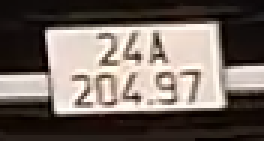
#> input picture image/image copy 3.png, 88 x 47 px (shown 3 times larger)
$ jupyter execute --allow-errors plate_ocr_pipeline.ipynb   (shell and % lines are left out)   (older library calls are emulated)
#> lines starting #> are read from the running program, lines starting #| are printed output that depends on the picture; after the words box and inside, x2 and y2 are one past the last pixel; in counts of white or black regions, pixels touching at a corner belong together
# Biển số – Pipeline OCR (OpenCV + Tesseract)
Notebook này chứa các bước tiền xử lý ảnh biển số và thử nhiều cấu hình OCR để đọc số.

[cell 1]
# Cell 1 – Setup & environment checks
import os, shutil, sys, math, json, textwrap
from pathlib import Path
import cv2, numpy as np, matplotlib.pyplot as plt

try:
    import pytesseract
    TESS_PATH = shutil.which("tesseract")
    TESS_AVAILABLE = TESS_PATH is not None
except Exception:
    pytesseract = None
    TESS_AVAILABLE = False

print("OpenCV:", cv2.__version__)
print("Tesseract wrapper:", "available" if pytesseract else "not importable")
print("Tesseract binary:", TESS_PATH if TESS_AVAILABLE else "NOT FOUND")

[cell 2]
# Cell 2 – Load image
from pathlib import Path
import cv2, matplotlib.pyplot as plt

IMG_PATH = Path("image/image copy 3.png")  # đổi nếu cần
img_bgr = cv2.imread(str(IMG_PATH))
#> img_bgr is the input picture: shape (47, 88, 3); mean B, G, R 96.8, 104, 115
assert img_bgr is not None, f"Image not found: {IMG_PATH}"
img_rgb = cv2.cvtColor(img_bgr, cv2.COLOR_BGR2RGB)

plt.figure(figsize=(4,3)); plt.imshow(img_rgb); plt.axis("off"); plt.title("Original plate crop"); plt.show()
print("Image shape:", img_rgb.shape)
#| Image shape: (47, 88, 3)

[cell 3]
# Cell 3 – Preprocessing helpers
import cv2, numpy as np

def upscale(img, scale=4):
#> called with scale = 4
    return cv2.resize(img, None, fx=scale, fy=scale, interpolation=cv2.INTER_CUBIC)

def to_gray(img): return cv2.cvtColor(img, cv2.COLOR_RGB2GRAY)
#> returned value: shape (188, 352)

def clahe_enhance(gray, clip=3.0, tile=8):
#> called with clip = 3, tile = 8
    clahe = cv2.createCLAHE(clipLimit=clip, tileGridSize=(tile, tile))
    return clahe.apply(gray)
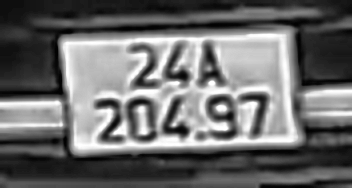
#> returned value: shape (188, 352); min 1, max 255, mean 106.8

def unsharp_mask(gray, ksize=3, amount=1.0):
#> called with ksize = 3, amount = 1
    blur = cv2.GaussianBlur(gray, (ksize, ksize), 0)
    us = cv2.addWeighted(gray, 1 + amount, blur, -amount, 0)
    return np.clip(us, 0, 255).astype(np.uint8)

def binarize(gray):
    try:
        import cv2.ximgproc as xip
        sau = xip.niBlackThreshold(gray, 255, cv2.THRESH_BINARY, 25, -0.2, binarizationMethod=xip.BINARIZATION_SAUVOLA)
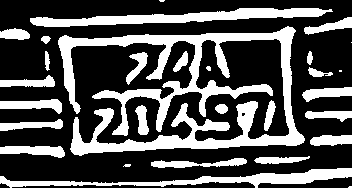
#> sau: shape (188, 352); 31.8% white; 29 white regions (5 under 20 px), largest, box (x1, y1, x2, y2) and area: (58, 26, 305, 156) 10330, (30, 8, 333, 27) 2559, (0, 168, 352, 188) 2247
        return sau
    except Exception:
        ad = cv2.adaptiveThreshold(gray, 255, cv2.ADAPTIVE_THRESH_GAUSSIAN_C,
                                   cv2.THRESH_BINARY, 31, 5)
        return ad

def morph_refine(bin_img):
    kernel = cv2.getStructuringElement(cv2.MORPH_RECT, (2,2))
#> kernel = [[1, 1], [1, 1]]
    opened = cv2.morphologyEx(bin_img, cv2.MORPH_OPEN, kernel, iterations=1)
#> opened: shape (188, 352); 31.7% white; 30 white regions (5 under 20 px), largest, box (x1, y1, x2, y2) and area: (59, 27, 306, 157) 10323, (31, 9, 333, 28) 2555, (0, 169, 352, 188) 2231
    closed = cv2.morphologyEx(opened, cv2.MORPH_CLOSE, kernel, iterations=1)
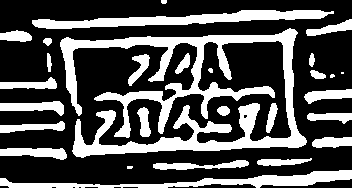
#> closed: shape (188, 352); 31.7% white; 28 white regions (3 under 20 px), largest, box (x1, y1, x2, y2) and area: (60, 28, 307, 158) 10332, (32, 10, 334, 29) 2556, (0, 170, 352, 188) 2213
    return closed

def preprocess_pipeline(img_rgb):
    up = upscale(img_rgb, 4)
    gray = to_gray(up)
    cla = clahe_enhance(gray, 3.0, 8)
    den = cv2.bilateralFilter(cla, d=7, sigmaColor=50, sigmaSpace=50)
    shp = unsharp_mask(den, 3, 1.0)
    bi = morph_refine(binarize(shp))
    return {"upscaled": up, "gray": gray, "clahe": cla, "denoise": den, "sharpen": shp, "binary": bi}

variants = preprocess_pipeline(img_rgb)
#> variants = 6 items
plt.figure(figsize=(4,3)); plt.imshow(variants["binary"], cmap="gray"); plt.axis("off"); plt.title("Preprocessed (binary)"); plt.show()

[cell 4]
# Cell 4 – Optional: auto-trim plate region
import numpy as np, cv2, matplotlib.pyplot as plt

def auto_crop_to_plate(binary_img, margin=10):
#> called with margin = 10
    inv = cv2.bitwise_not(binary_img)
#> inv: shape (188, 352); 68.3% white; 28 black regions (3 under 20 px)
    contours, _ = cv2.findContours(inv, cv2.RETR_EXTERNAL, cv2.CHAIN_APPROX_SIMPLE)
#> contours = 10 contours, 7 with area under 20; largest, box (x1, y1, x2, y2) and area: (0, 0, 352, 185) 58618, (260, 179, 352, 188) 295, (168, 184, 256, 188) 132
    if not contours: return binary_img
    c = max(contours, key=cv2.contourArea)
#> c = contour of 304 points, box (x1, y1, x2, y2) (0, 0, 352, 185), area 58618
    x,y,w,h = cv2.boundingRect(c)
#> x = 0; y = 0; w = 352; h = 185
    h0, w0 = binary_img.shape[:2]
#> h0 = 188; w0 = 352
    x0 = max(0, x - margin); y0 = max(0, y - margin)
#> after `x0 = max(0, x - margin)`: x0 = 0
#> after `y0 = max(0, y - margin)`: y0 = 0
    x1 = min(w0, x + w + margin); y1 = min(h0, y + h + margin)
#> after `x1 = min(w0, x + w + margin)`: x1 = 352
#> after `y1 = min(h0, y + h + margin)`: y1 = 188
    return binary_img[y0:y1, x0:x1]

tight = auto_crop_to_plate(variants["binary"], 10)
plt.figure(figsize=(4,3)); plt.imshow(tight, cmap="gray"); plt.axis("off"); plt.title("Auto-cropped (binary)"); plt.show()

[cell 5]
# Cell 5 – Build OCR candidates
candidates = {
    "upscaled_gray": variants["gray"],
    "enhanced": variants["sharpen"],
    "binary": tight
}

for name, im in candidates.items():
    import matplotlib.pyplot as plt
    plt.figure(figsize=(4,3))
    if len(im.shape)==2: plt.imshow(im, cmap="gray")
    else: plt.imshow(im)
    plt.axis("off"); plt.title(f"OCR candidate: {name}"); plt.show()
#> this loop made 3 passes

print("Prepared", len(candidates), "candidates.")
#| Prepared 3 candidates.

[cell 6]
# Cell 6 – OCR runner (Tesseract)
import re, json, numpy as np, cv2
if pytesseract is None or not shutil.which("tesseract"):
    print("Tesseract not found – please install Tesseract OCR to run this cell.")
else:
    def ocr_configs():
        base = ["--oem 1 --psm 4", "--oem 1 --psm 6", "--oem 1 --psm 7", "--oem 1 --psm 11", "--oem 1 --psm 13"]
        return [b + " -c tessedit_char_whitelist=ABCDEFGHIJKLMNOPQRSTUVWXYZ0123456789." for b in base]

    def clean(s):
        s = s.strip().upper()
        s = re.sub(r"[^A-Z0-9.]", "", s)
        s = s.replace("O","0").replace("I","1")
        return s

    results = []
    for nm, im in candidates.items():
        im3 = cv2.cvtColor(im, cv2.COLOR_GRAY2RGB) if len(im.shape)==2 else im
        for cfg in ocr_configs():
            txt = clean(pytesseract.image_to_string(im3, config=cfg))
            data = pytesseract.image_to_data(im3, config=cfg, output_type=pytesseract.Output.DICT)
            confs = [float(c) for c in data.get("conf", []) if str(c) not in ("-1","--")]
            conf = float(np.mean(confs)) if confs else 0.0
            results.append({"img": nm, "cfg": cfg, "text": txt, "avg_conf": round(conf,2)})
    results = sorted(results, key=lambda r: (r["avg_conf"], len(r["text"])), reverse=True)[:10]
    print(json.dumps(results, indent=2))

[cell 7]
# ====== Tesseract-friendly: ưu tiên GRAY + chọn theo confidence ======
from pathlib import Path
import cv2, numpy as np, pytesseract, re
from PIL import Image
import matplotlib.pyplot as plt

IMAGE_PATH = Path("image/image copy 3.png")  # ⬅️ sửa đường dẫn nếu cần
assert IMAGE_PATH.exists(), f"Không thấy ảnh: {IMAGE_PATH}"

def show(title, img, gray=False, size=(4,3)):
    plt.figure(figsize=size)
    if gray: plt.imshow(img, cmap="gray")
    else:    plt.imshow(img)
    plt.title(title); plt.axis("off"); plt.show()

# 1) Load & upscale (vừa đủ, không quá tay)
bgr = cv2.imread(str(IMAGE_PATH))
rgb = cv2.cvtColor(bgr, cv2.COLOR_BGR2RGB)
up  = cv2.resize(rgb, None, fx=5, fy=5, interpolation=cv2.INTER_CUBIC)
show("Upscaled ×5", up)

# 2) Ảnh xám + tăng tương phản + sharpen nhẹ (Tesseract thích dạng này)
gray   = cv2.cvtColor(up, cv2.COLOR_RGB2GRAY)
clahe  = cv2.createCLAHE(clipLimit=2.5, tileGridSize=(8,8)).apply(gray)
sharp  = cv2.addWeighted(clahe, 1.6, cv2.GaussianBlur(clahe,(3,3),0), -0.6, 0)

# 3) Adaptive “nhẹ” làm biến thể (không dùng nhị phân cứng)
bin_soft = cv2.adaptiveThreshold(
    sharp, 255, cv2.ADAPTIVE_THRESH_GAUSSIAN_C, cv2.THRESH_BINARY, 25, 2
)
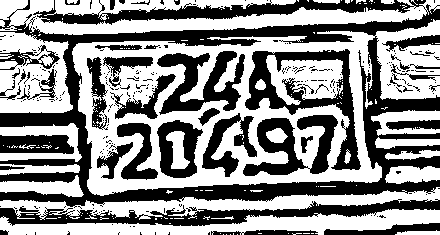
#> bin_soft: shape (235, 440); 55.1% white; 255 black regions (211 under 20 px), largest, box (x1, y1, x2, y2) and area: (0, 0, 440, 208) 20593, (0, 199, 440, 226) 4321, (245, 49, 361, 170) 3801
# Tesseract thích chữ tối trên nền sáng → nếu cần đảo
if np.mean(bin_soft) < 127: bin_soft = 255 - bin_soft

show("Gray sharp", sharp, True)
show("Adaptive (light, text dark)", 255 - bin_soft, True)
#> call 3 of show, with title = 'Adaptive (light, text dark)', gray = True, size = (4, 3)
#> in show (call 3), `plt.title(title)`:
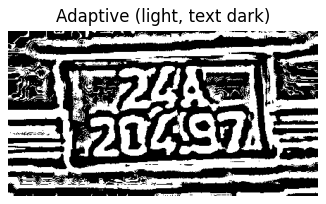
#> figure drawn by matplotlib, 1 panel

# 4) Phát hiện 1 dòng / 2 dòng bằng horizontal projection (trên GRAY)
def detect_layout(gray_img):
    H, W = gray_img.shape
#> H = 235; W = 440
    # dùng Sobel-Y để nhấn mạnh các hàng chữ, rồi lấy tổng theo hàng
    sob = cv2.Sobel(gray_img, cv2.CV_32F, 0, 1, ksize=3)
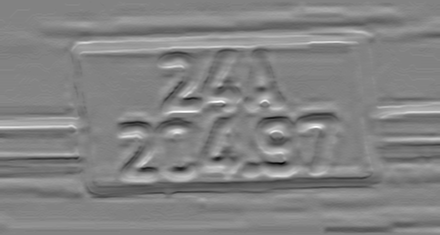
#> sob: shape (235, 440) float32; min -548, max 521, mean 1.1; drawn with min black and max white
    rowsum = np.abs(sob).sum(axis=1).astype(np.float32)
#> rowsum = 235 values, max 57657 at index 182, min 0 at index 0, mean 23352.1
    rowsum = cv2.blur(rowsum.reshape(-1,1), (51,1)).ravel()
    p = rowsum.argsort()[-2:][::-1]
#> p = [182, 181]
    p = np.sort(p)
#> p = [181, 182]
    if len(p)==2 and abs(int(p[1])-int(p[0])) > 0.18*H:
        lo, hi = int(p[0]), int(p[1])
        valley = lo + int(np.argmin(rowsum[lo:hi]))
        return "two-lines", valley
    return "one-line", None

layout, y_split = detect_layout(sharp)
#> layout = 'one-line'
print("Layout:", layout, "| y_split:", y_split)
#| Layout: one-line | y_split: None

# 5) Tạo ROI theo layout (cắt bỏ viền 10% hai bên để tránh mép khung)
H, W = sharp.shape
#> H = 235; W = 440
x0, x1 = int(0.10*W), int(0.90*W)
#> x0 = 44; x1 = 396
def make_rois(gray_img, bin_img):
    if layout == "two-lines":
        pad = int(0.02*H)
        top_g = gray_img[0: max(0,int(y_split)+pad), x0:x1]
        bot_g = gray_img[max(0,int(y_split)-pad): H, x0:x1]
        top_b = bin_img[0: max(0,int(y_split)+pad), x0:x1]
        bot_b = bin_img[max(0,int(y_split)-pad): H, x0:x1]
        return (top_g, bot_g), (top_b, bot_b)
    else:
        full_g = gray_img[:, x0:x1]
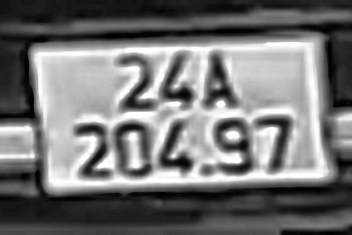
#> full_g: shape (235, 352); min 0, max 255, mean 115.8
        full_b = bin_img[:, x0:x1]
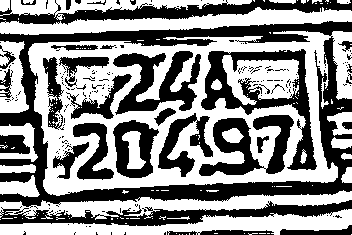
#> full_b: shape (235, 352); 53.9% white; 187 black regions (156 under 20 px), largest, box (x1, y1, x2, y2) and area: (0, 21, 352, 208) 12749, (201, 49, 317, 170) 3801, (0, 200, 352, 226) 3425
        return (full_g, None), (full_b, None)

(gray_top, gray_bot), (bin_top, bin_bot) = make_rois(sharp, bin_soft)

if layout == "two-lines":
    show("TOP ROI (gray)", gray_top, True, (4,2.2))
    show("BOTTOM ROI (gray)", gray_bot, True, (4,2.2))
else:
    show("FULL ROI (gray)", gray_top, True)

# 6) OCR helper: thử nhiều biến thể × PSM, chọn theo avg confidence
def ocr_best(gray_img, bin_img, whitelist, psm_list=(7,6,13), numeric=False):
#> called with whitelist = 'ABCDEFGHIJKLMNOPQRSTUVWXYZ0123456789.', psm_list = (7, 6, 13), numeric = False
    variants = []
    # a) gray sharpened
    variants.append(gray_img)
    # b) equalized
    eq = cv2.equalizeHist(gray_img)
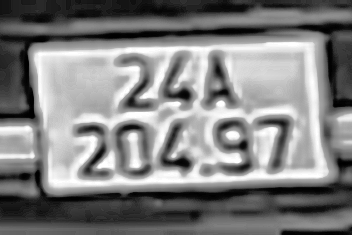
#> eq: shape (235, 352); min 0, max 255, mean 128
    variants.append(eq)
    # c) soft-binary (đảo để text đậm)
    if bin_img is not None:
        v = 255 - bin_img
        variants.append(v)

    best = {"text":"", "conf":-1.0, "src":""}
    for idx, v in enumerate(variants):
        img_rgb = cv2.cvtColor(v, cv2.COLOR_GRAY2RGB)
        for psm in psm_list:
            cfg = f"--oem 1 --psm {psm} -c tessedit_char_whitelist={whitelist}"
            if numeric: cfg += " -c classify_bln_numeric_mode=1"
            txt = pytesseract.image_to_string(Image.fromarray(img_rgb), config=cfg).strip().upper()
            txt = re.sub(r"[^A-Z0-9.]", "", txt)
            data = pytesseract.image_to_data(Image.fromarray(img_rgb), config=cfg, output_type=pytesseract.Output.DICT)
            confs = [float(c) for c in data.get("conf", []) if str(c).replace('.','',1).isdigit()]
            avg = float(np.mean(confs)) if confs else 0.0
            if avg > best["conf"] or (avg==best["conf"] and len(txt)>len(best["text"])):
                best = {"text": txt, "conf": avg, "src": f"var{idx+1}/psm{psm}"}
#> this loop made 1 pass
#> after the loop, best = {'text': '', 'conf': -1, 'src': ''}
    return best

# 7) Chạy OCR theo layout
#> (the rest of this cell did not finish here and is left out)

[cell 8]
# ==== Simple LPR: gray -> binary -> white text (high contrast) -> OCR ====
from pathlib import Path
import cv2, numpy as np, re, matplotlib.pyplot as plt
import easyocr  # dùng EasyOCR cho gọn; đã ổn với ảnh nhỏ

# --- config ---
IMAGE_PATH = Path("image/image copy 3.png")  # đổi nếu cần
UPSCALE = 6           # phóng to vừa đủ
BLOCK = 21          # 21/25/31 cho adaptive
CVAL  = 10            # 2/3/5 tùy ảnh
DILATE =  4         # dãn 1 lần để chữ dày hơn

assert IMAGE_PATH.exists(), f"Không thấy ảnh: {IMAGE_PATH}"

def show(t, img, gray=False, size=(4,3)):
    plt.figure(figsize=size)
    if gray: plt.imshow(img, cmap="gray")
    else:    plt.imshow(img)
    plt.axis("off"); plt.title(t); plt.show()

# 1) đọc & upscale
bgr = cv2.imread(str(IMAGE_PATH))
rgb = cv2.cvtColor(bgr, cv2.COLOR_BGR2RGB)
up  = cv2.resize(rgb, None, fx=UPSCALE, fy=UPSCALE, interpolation=cv2.INTER_CUBIC)
#> up: shape (282, 528, 3)
show(f"Upscaled ×{UPSCALE}", up)

# 2) gray + tăng tương phản + unsharp
gray = cv2.cvtColor(up, cv2.COLOR_RGB2GRAY)
#> gray: shape (282, 528)
cla  = cv2.createCLAHE(clipLimit=2.5, tileGridSize=(8,8)).apply(gray)
sharp= cv2.addWeighted(cla, 1.6, cv2.GaussianBlur(cla,(3,3),0), -0.6, 0)
#> sharp: shape (282, 528)

# 3) nhị phân (adaptive) -> đảo để **chữ TRẮNG**, nền đen
bin_ = cv2.adaptiveThreshold(
    sharp, 255, cv2.ADAPTIVE_THRESH_GAUSSIAN_C, cv2.THRESH_BINARY, BLOCK, CVAL
)
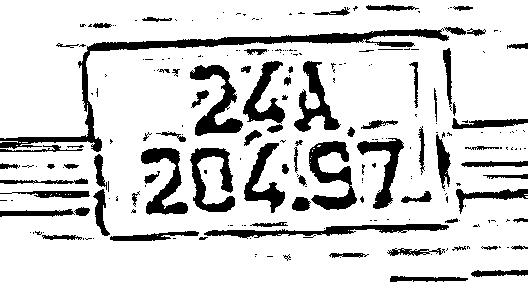
#> bin_: shape (282, 528); 83% white; 232 black regions (154 under 20 px), largest, box (x1, y1, x2, y2) and area: (0, 28, 449, 152) 4021, (309, 141, 357, 210) 1555, (190, 65, 243, 136) 1483
# nếu trung bình là trắng (nền trắng) thì đảo lại cho chữ trắng nền đen
# (vì chữ gốc là đen trên trắng, sau THRESH_BINARY sẽ cho chữ đen → đảo)
if np.mean(bin_) > 127:
    white_text = 255 - bin_
else:
    # chữ đã trắng sẵn
    white_text = bin_.copy()

# 4) tăng độ "đậm" chữ & làm sạch viền
K = cv2.getStructuringElement(cv2.MORPH_ELLIPSE, (1,1))
if DILATE > 0:
    white_text = cv2.dilate(white_text, K, iterations=DILATE)  # chữ sáng dày thêm
# bỏ nhiễu nhỏ bằng open nhẹ trên nền đen
clean_bin = cv2.morphologyEx(white_text, cv2.MORPH_OPEN, K, iterations=1)

show("Gray", sharp, True)
show("Binary (white text) + clean", clean_bin, True)

# 5) OCR với EasyOCR (thử cả 2 biến thể: gray_smooth và binary trắng chữ)
#> (the rest of this cell did not finish here and is left out)

$ run again, with image/image copy 4.png copied over image/image copy 3.png
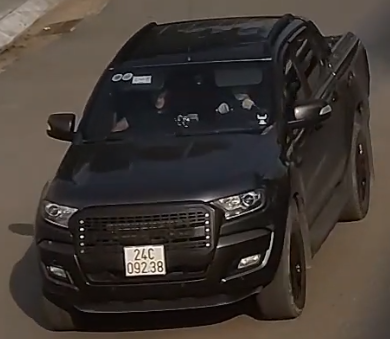
#> input picture image/image copy 4.png, 390 x 339 px
#> img_bgr is the input picture: shape (339, 390, 3); mean B, G, R 50.8, 55.8, 63.1
#| Image shape: (339, 390, 3)
#> in binarize, `sau = xip.niBlackThreshold(gray, 255, cv2.THRESH_BINARY, 25, -0.2, bin..`:
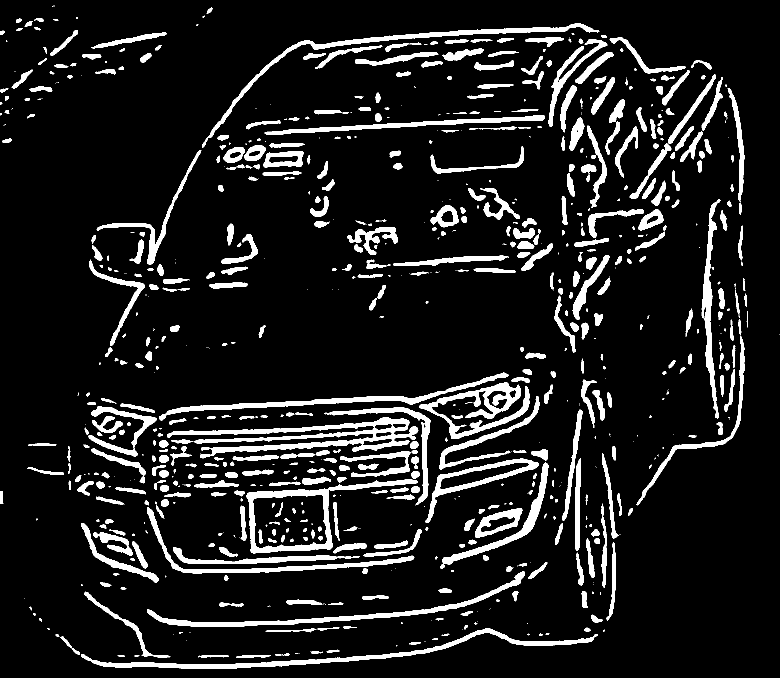
#> sau: shape (1356, 1560) (shown at 1/2 size); 10.8% white; 858 white regions (331 under 20 px), largest, box (x1, y1, x2, y2) and area: (334, 835, 837, 917) 11764, (162, 1257, 1195, 1337) 8577, (493, 959, 836, 1107) 7047
#> kernel = [[1, 1], [1, 1]]
#> opened: shape (1356, 1560); 10.7% white; 653 white regions (126 under 20 px), largest, box (x1, y1, x2, y2) and area: (335, 836, 837, 917) 11745, (163, 1258, 1196, 1338) 8565, (494, 960, 837, 1108) 7036
#> closed: shape (1356, 1560); 10.7% white; 636 white regions (115 under 20 px), largest, box (x1, y1, x2, y2) and area: (336, 837, 838, 918) 11756, (164, 1259, 1197, 1339) 8570, (495, 961, 838, 1109) 7042
#> variants = 6 items
#> inv: shape (1356, 1560); 89.3% white; 636 black regions (115 under 20 px)
#> contours = 1 contour; box (x1, y1, x2, y2) and area: (0, 0, 1560, 1356) 2111994
#> c = contour of 58 points, box (x1, y1, x2, y2) (0, 0, 1560, 1356), area 2111994
#> x = 0; w = 1560; h = 1356
#> in auto_crop_to_plate, `x0 = max(0, x - margin)`: x0 = 0
#> in auto_crop_to_plate, `x1 = min(w0, x + w + margin)`: x1 = 1560
#> y1 = 1356
#> the loop `for name, im in candidates.items():` made 3 passes
#| Prepared 3 candidates.
#> bin_soft: shape (1695, 1950); 75% white; 21269 black regions (17794 under 20 px), largest, box (x1, y1, x2, y2) and area: (177, 890, 1389, 1427) 47426, (358, 189, 1801, 1577) 43739, (45, 1106, 1530, 1660) 25501
#> rowsum = 1695 values, max 92504 at index 1115, min 0 at index 0, mean 31456.2
#> in detect_layout, `p = rowsum.argsort()[-2:][::-1]`: p = [1115, 1085]
#> in detect_layout, `p = np.sort(p)`: p = [1085, 1115]
#> layout = 'one-line'
#| Layout: one-line | y_split: None
#> full_b: shape (1695, 1560); 73.3% white; 17143 black regions (14453 under 20 px), largest, box (x1, y1, x2, y2) and area: (0, 890, 1194, 1427) 46333, (163, 252, 1560, 1577) 40682, (1188, 116, 1393, 528) 21925
#> the loop in ocr_best, `for idx, v in enumerate(variants):` made 1 pass
#> after the loop in ocr_best, `for idx, v in enumerate(variants):`: best = {'text': '', 'conf': -1, 'src': ''}
#> bin_: shape (2034, 2340); 95.6% white; 2001 black regions (1238 under 20 px), largest, box (x1, y1, x2, y2) and area: (902, 93, 1706, 159) 6450, (941, 1136, 1543, 1226) 5134, (270, 1960, 1099, 1991) 4765
#> `white_text = 255 - bin_`:
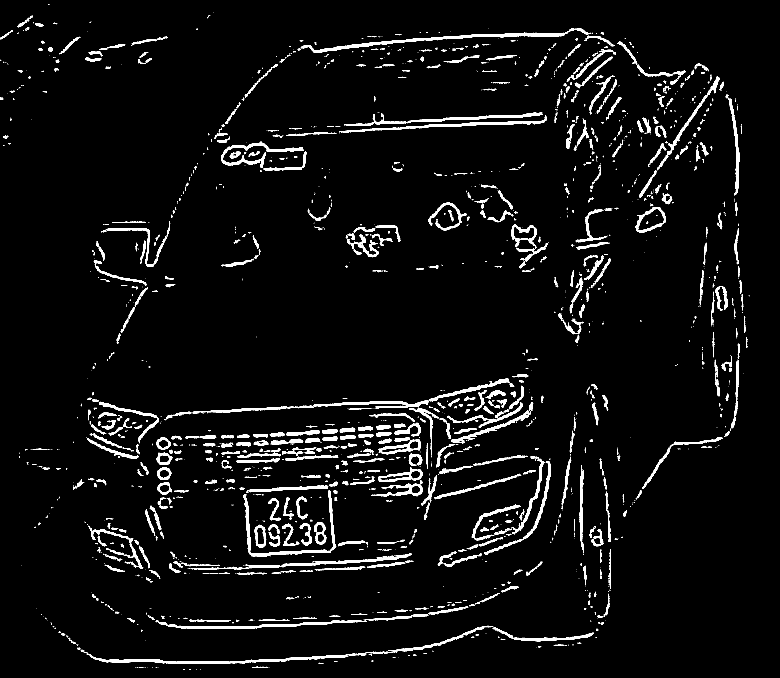
#> white_text: shape (2034, 2340) (shown at 1/3 size); 4.4% white; 2001 white regions (1238 under 20 px), largest, box (x1, y1, x2, y2) and area: (902, 93, 1706, 159) 6450, (941, 1136, 1543, 1226) 5134, (270, 1960, 1099, 1991) 4765

$ run again, with image/image copy 5.png copied over image/image copy 3.png
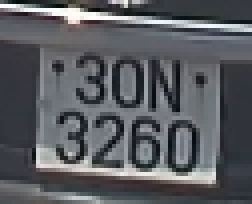
#> input picture image/image copy 5.png, 63 x 51 px (shown 4 times larger)
#> img_bgr is the input picture: shape (51, 63, 3); mean B, G, R 96.2, 91.8, 89.3
#| Image shape: (51, 63, 3)
#> sau: shape (204, 252); 31% white; 32 white regions (11 under 20 px), largest, box (x1, y1, x2, y2) and area: (35, 48, 220, 186) 8839, (0, 2, 252, 32) 2270, (0, 181, 188, 204) 1238
#> kernel = [[1, 1], [1, 1]]
#> opened: shape (204, 252); 30.8% white; 25 white regions (4 under 20 px), largest, box (x1, y1, x2, y2) and area: (36, 50, 221, 187) 8827, (0, 3, 252, 33) 2269, (0, 182, 158, 204) 1042
#> closed: shape (204, 252); 30.7% white; 24 white regions (6 under 20 px), largest, box (x1, y1, x2, y2) and area: (37, 51, 222, 188) 8835, (0, 4, 252, 34) 2270, (0, 183, 190, 204) 1103
#> variants = 6 items
#> inv: shape (204, 252); 69.3% white; 24 black regions (6 under 20 px)
#> contours = 3 contours; box (x1, y1, x2, y2) and area: (0, 13, 252, 204) 42237, (0, 0, 252, 26) 3396, (0, 193, 88, 204) 355
#> c = contour of 212 points, box (x1, y1, x2, y2) (0, 13, 252, 204), area 42237
#> x = 0; y = 13; w = 252; h = 191
#> in auto_crop_to_plate, `x0 = max(0, x - margin)`: x0 = 0
#> y0 = 3
#> in auto_crop_to_plate, `x1 = min(w0, x + w + margin)`: x1 = 252
#> y1 = 204
#> the loop `for name, im in candidates.items():` made 3 passes
#| Prepared 3 candidates.
#> bin_soft: shape (255, 315); 56.8% white; 214 black regions (154 under 20 px), largest, box (x1, y1, x2, y2) and area: (0, 49, 315, 251) 9934, (228, 64, 315, 236) 3386, (0, 0, 315, 31) 2418
#> rowsum = 255 values, max 52532 at index 24, min 0 at index 0, mean 18769.2
#> p = [24, 25]
#> layout = 'one-line'
#| Layout: one-line | y_split: None
#> full_b: shape (255, 252); 54% white; 123 black regions (82 under 20 px), largest, box (x1, y1, x2, y2) and area: (0, 52, 252, 251) 8822, (197, 64, 252, 236) 2597, (0, 0, 252, 29) 2082
#> the loop in ocr_best, `for idx, v in enumerate(variants):` made 1 pass
#> after the loop in ocr_best, `for idx, v in enumerate(variants):`: best = {'text': '', 'conf': -1, 'src': ''}
#> `bin_ = cv2.adaptiveThreshold( sharp, 255, cv2.ADAPTIVE_THRESH_GAUSSIAN..`:
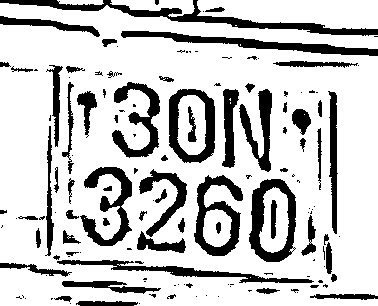
#> bin_: shape (306, 378); 78.1% white; 140 black regions (74 under 20 px), largest, box (x1, y1, x2, y2) and area: (0, 0, 378, 36) 2517, (121, 31, 378, 56) 1815, (249, 179, 296, 262) 1726
